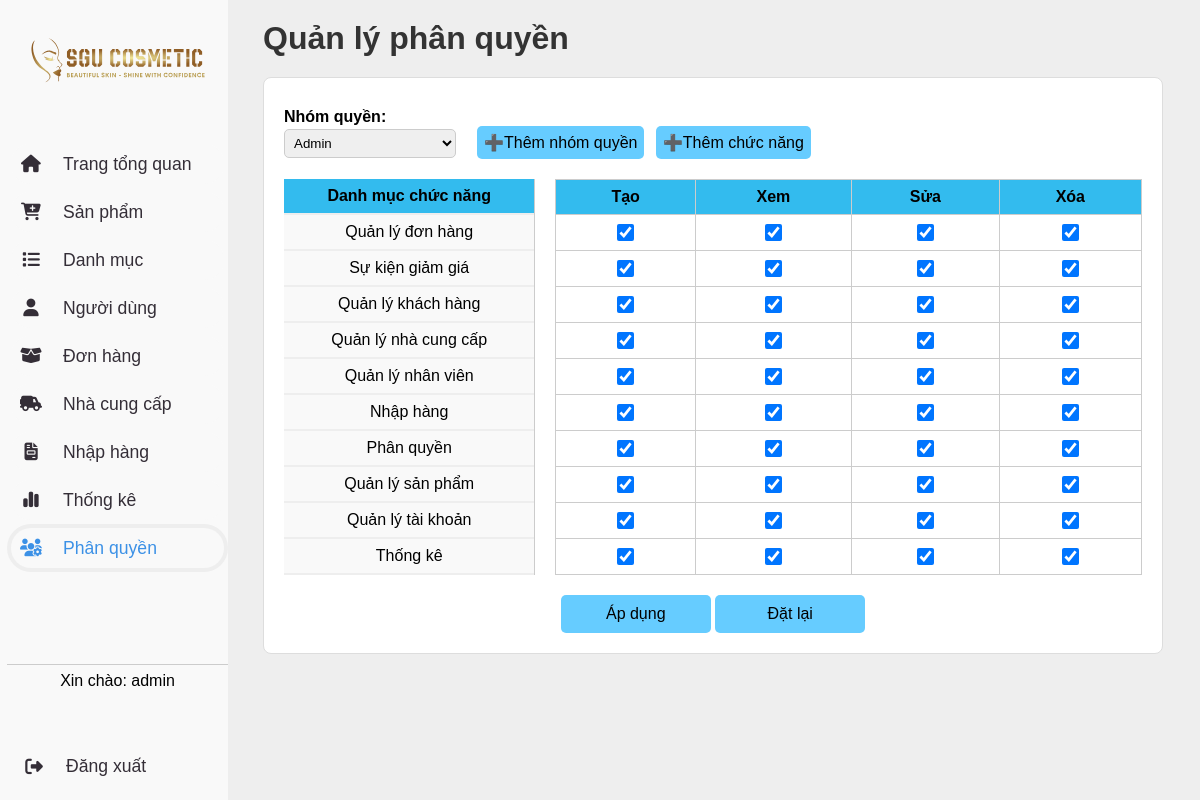
Before: /admin.php?page=phanquyen&role_id=1 (signed in) with the older database file.
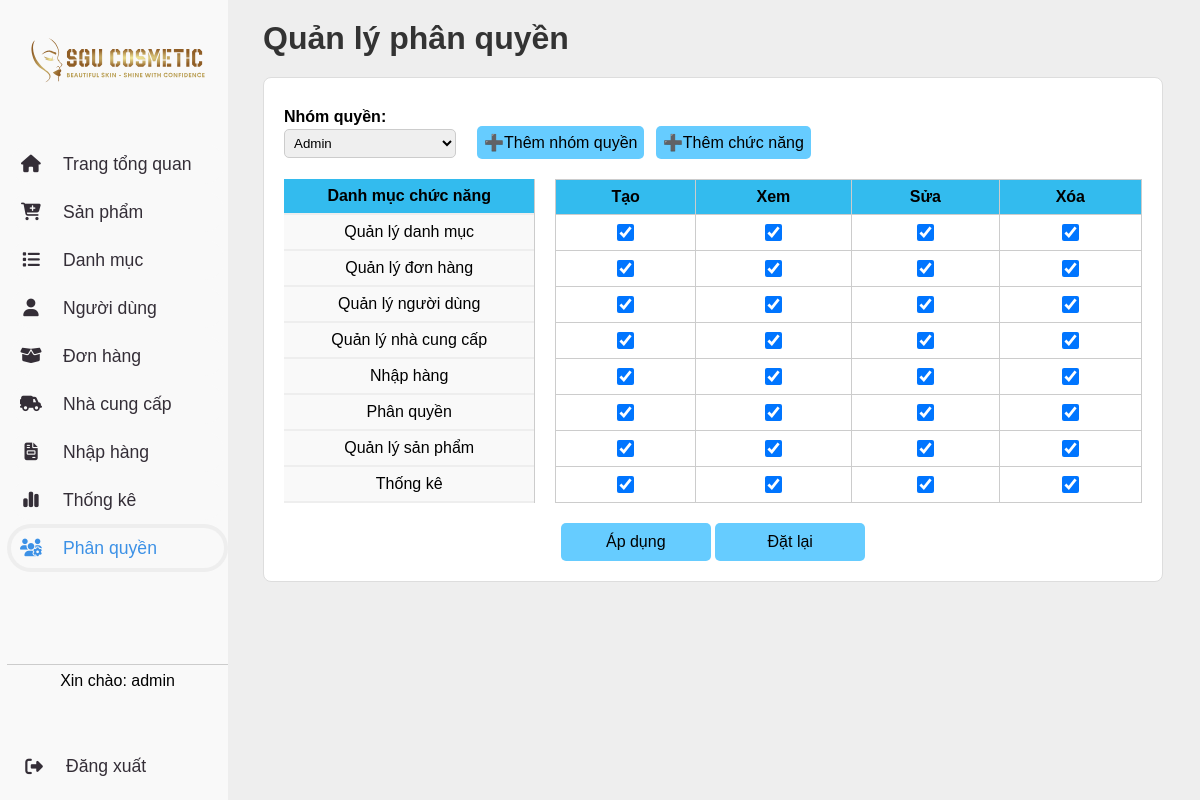
After: the same page with the newer database file.
### tables this page shows
CREATE TABLE `danhmucchucnang` (
    `function_id` VARCHAR(50) NOT NULL PRIMARY KEY,
    `function_name` VARCHAR(50) NOT NULL,
    `trangthai` INT NOT NULL  
);

### handles/PhanQuyenController.php (called while the page is built, shortened)
<?php
class PhanQuyenController
{
    public function roleList()
    {
        require_once('Model/NhomQuyenModel.php');
        require_once('Model/PhanQuyenModel.php');
        $nhomQuyenModel = new NhomQuyenModel();
        $nhomQuyen = $nhomQuyenModel->getNhomQuyen();
        $phanquyenModel = new PhanQuyenModel();
        $chucNang = $phanquyenModel->getDanhMucChucNang();
        $role_id = $_GET['role_id'] ?? 1;
        $chiTietQuyen = $phanquyenModel->getChiTietNhomQuyen($role_id);
        $quyenMap = [];
        foreach ($chiTietQuyen as $quyen) {
            $quyenMap[$quyen['function_id']][] = $quyen['action'];
        }
        include('view/PhanQuyenView.php');
    }
}
?>

### database/connect.php (called while the page is built, shortened)
<?php
class database
{
    private $host = "localhost";
    private $dbname = "webbanhang";
    private $username = "root";
    private $password = "";
    private $conn;
    public function __construct()
    {
        $this->conn = new mysqli($this->host, $this->username, $this->password, $this->dbname);
    }
    public function getConnection()
    {
        return $this->conn;
    }
}

### Model/NhomQuyenModel.php (called while the page is built, shortened)
<?php
require_once(__DIR__ . '/../database/connect.php');
class NhomQuyenModel
{
    private $conn;
    public function __construct()
    {
        $db = new database();
        $this->conn = $db->getConnection();
    }
    public function getNhomQuyen()
    {
        $sql = "SELECT * FROM  nhomquyen";
        $stmt = $this->conn->prepare($sql);
        $stmt->execute();
        $result = $stmt->get_result();
        $role_names = $result->fetch_all(MYSQLI_ASSOC);
        return $role_names;
    }
}
?>

### Model/PhanQuyenModel.php (called while the page is built, shortened)
<?php
require_once(__DIR__ . '/../database/connect.php');
class PhanQuyenModel
{
    private $conn;
    public function __construct()
    {
        $db = new database();
        $this->conn = $db->getConnection();
    }
    public function getDanhMucChucNang()
    {
        $sql = "SELECT * FROM danhmucchucnang";
        $stmt = $this->conn->prepare($sql);
        $stmt->execute();
        $result = $stmt->get_result();
        return $result->fetch_all(MYSQLI_ASSOC);
    }
    public function getChiTietNhomQuyen($role_id)
    {
        $sql = "SELECT function_id, action FROM chitietnhomquyen WHERE role_id = ?";
        $stmt = $this->conn->prepare($sql);
        $stmt->bind_param("i", $role_id);
        $stmt->execute();
        $result = $stmt->get_result();
        return $result->fetch_all(MYSQLI_ASSOC);
    }
}
?>

### view/PhanQuyenView.php (the view, shortened to what this page needs)
<main class="main-content">
    <header>
        <h1>Quản lý phân quyền</h1>
    </header>
    <section class="permission-management">
        <form id="permission-form">
            <div class="permission-header">
                <label for="nhom_quyen">Nhóm quyền:</label>
                <select name="nhom_quyen" id="nhom_quyen" onchange="window.location.href='admin.php?page=phanquyen&role_id=' + this.value;">
                    <?php foreach ($nhomQuyen as $nhom): ?>
                        <option value="<?= $nhom['role_id'] ?>" <?= ($nhom['role_id'] == $_GET['role_id']) ? 'selected' : '' ?>>
                            <?= $nhom['role_name'] ?>
                        </option>
                    <?php endforeach; ?>
                </select>
                <button type="submit" class="btn_role">➕Thêm nhóm quyền</button>
                <button type="submit" class="btn_role">➕Thêm chức năng</button>
            </div>
            <div class="permission-content">
                <div class="left-panel">
                    <div class="chuc-nang-item" style="background-color: #33bbee;font-weight: 600;">Danh mục chức năng</div>
                    <?php foreach ($chucNang as $chuc): ?>
                        <div class="chuc-nang-item"><?= $chuc['function_name'] ?></div>
                    <?php endforeach; ?>
                </div>
                <div class="right-panel">
                    <table class="permission-table">
                        <thead>
                            <tr>
                                <th>Tạo</th>
                                <th>Xem</th>
                                <th>Sửa</th>
                                <th>Xóa</th>
                            </tr>
                        </thead>
                        <tbody>
                            <?php foreach ($chucNang as $chuc): ?>
                                <?php
                                $actions = $quyenMap[$chuc['function_id']] ?? [];
                                ?>
                                <tr>
                                    <td><input type="checkbox" name="permissions[<?= $chuc['function_id'] ?>][create]" <?= in_array('create', $actions) ? 'checked' : '' ?>></td>
                                    <td><input type="checkbox" name="permissions[<?= $chuc['function_id'] ?>][read]" <?= in_array('read', $actions) ? 'checked' : '' ?>></td>
                                    <td><input type="checkbox" name="permissions[<?= $chuc['function_id'] ?>][update]" <?= in_array('update', $actions) ? 'checked' : '' ?>></td>
                                    <td><input type="checkbox" name="permissions[<?= $chuc['function_id'] ?>][delete]" <?= in_array('delete', $actions) ? 'checked' : '' ?>></td>
                                </tr>
                            <?php endforeach; ?>
                        </tbody>
                    </table>
                </div>
            </div>
            <div class="permission-submit">
                <button type="submit" class="apply-btn">Áp dụng</button>
                <button type="button" onclick="resetForm()" class="apply-btn">Đặt lại</button>
            </div>
        </form>
    </section>
</main>

### admin.php (shortened to what this page needs)
<html lang="en">
<head>
    <link rel="stylesheet" href="css/admin.css">
    <link rel="stylesheet" href="https://cdnjs.cloudflare.com/ajax/libs/font-awesome/6.5.1/css/all.min.css">
    <link rel="stylesheet" href="https://cdn.jsdelivr.net/npm/toastify-js/src/toastify.min.css">
</head>
<body>
    <div id="container">
        <div id="container-left">
            <div id="logo">
                <img src="imgs/logo3.svg" alt="logo">
            </div>
            <div id="menu">
                <ul>
                    <li class="active">
                        <a href="admin.php?page=admin_home">
                            <i class="fa-solid fa-house"></i>
                            <span class="text">Trang tổng quan</span>
                        </a>
                    </li>
                    <li>
                        <a href="admin.php?page=product">
                            <i class="fa-solid fa-cart-plus"></i>
                            <span class="text">Sản phẩm</span>
                        </a>
                    </li>
                    <li>
                        <a href="admin.php?page=category">
                            <i class="fa-solid fa-list"></i>
                            <span class="text">Danh mục</span>
                        </a>
                    </li>
                    <li>
                        <a href="admin.php?page=user">
                            <i class="fa-solid fa-user"></i>
                            <span class="text">Người dùng</span>
                        </a>
                    </li>
                    <li>
                        <a href="admin.php?page=order">
                            <i class="fa-solid fa-box-open"></i>
                            <span class="text">Đơn hàng</span>
                        </a>
                    </li>
                    <li>
                        <a href="admin.php?page=supplier">
                            <i class="fa-solid fa-truck-field"></i>
                            <span class="text">Nhà cung cấp</span>
                        </a>
                    </li>
                    <li>
                        <a href="admin.php?page=import">
                            <i class="fa-solid fa-file-invoice"></i>
                            <span class="text">Nhập hàng</span>
                        </a>
                    </li>
                    <li>
                        <a href="admin.php?page=thongke">
                            <i class="fa-solid fa-chart-simple"></i>
                            <span class="text">Thống kê</span>
                        </a>
                    </li>
                    <li>
                        <a href="admin.php?page=phanquyen&role_id=1">
                            <i class="fa-solid fa-users-gear"></i>
                            <span class="text">Phân quyền</span>
                        </a>
                    </li>
                </ul>
            </div>
            <div id="footer">
                <div id="admin-info">
                    <p>Xin chào: <span><?= $_SESSION['user']['username'] ?></span></p>
                </div>
                <div id="admin-logout">
                    <a href="view/admin/logout.php">
                        <i class="fa-solid fa-right-from-bracket"></i>
                        <span class="text">Đăng xuất</span>
                    </a>
                </div>
            </div>
        </div>
        <div id="container-right">
            <?php
            if (isset($_GET['page'])) {
                $page = $_GET['page'];
                if ($page == 'product') {
                    require_once('handles/FormProductController.php');
                    $formProductController = new FormProductController();
                    if (isset($_GET['action'])) {
                        $act = $_GET['action'];
                        switch ($act) {
                            case 'add':
                                $formProductController->addForm();
                                break;
                            case 'edit':
                                if (isset($_GET['id'])) {
                                    $id = $_GET['id'];
                                    $formProductController->updateForm($id);
                                }
                                break;
                            default:
                                break;
                        }
                    } else {
                        $formProductController->getAllProducts();
                    }
                } elseif ($page == 'category') {
                    include('category.php');
                } elseif ($page == 'order') {
                    require_once './handles/OrderController.php';
                    $OrderHistoryController = new OrderController();
                    $OrderHistoryController->getAllOrder();
                } elseif ($page == 'supplier') {
                    include('supplier.php');
                } elseif ($page == 'import') {
                    include('import.php');
                } elseif ($page == 'phanquyen') {
                    require_once('handles/PhanQuyenController.php');
                    $phanquyenController = new PhanQuyenController();
                    $phanquyenController->roleList();
                } else {
                    include('admin/home.php');
                }
            } else {
                include('admin/home.php');
            }
            ?>
        </div>
    </div>
</body>
</html>

### css/admin.css (style rules this page uses)
* { box-sizing: border-box; margin: 0; }
body { background-color: var(--grey); font-family: Arial, sans-serif; }
:root { --green: #098d1f; --blue: #3C91E6; --grey: #eee; --dark: #342E37; --light: #F9F9F9; }
#container { display: flex; width: 100%; height: 100%; }
#container-left { width: 19%; background-color: var(--light); padding-left: 7px; position: relative; height: 100vh; display: flex; flex-direction: column; }
#logo { width: 80%; text-align: center; height: 15%; margin: 0 auto; }
#logo img { height: 100%; width: 100%; }
#menu { width: 100%; flex-grow: 1; background: var(--light); margin-top: 20px; }
#menu ul { list-style-type: none; padding: 0; width: 100%; }
#menu ul li { padding: 4px; background: transparent; text-decoration: none; font-size: 1.1rem; border-radius: 48px; height: 48px; display: flex; align-items: center; overflow: hidden; }
#menu ul li.active { background: var(--grey); }
#menu ul li.active a { color: var(--blue); }
#menu ul li a { text-decoration: none; color: #333; width: 100%; height: 100%; display: flex; align-items: center; border-radius: 48px; color: var(--dark); background: var(--light); }
#menu ul li a .fa-solid { min-width: 40px; display: flex; justify-content: center; }
.text { margin-left: 12px; }
#footer { width: 100%; height: 17%; text-align: center; padding: 7px; border-top: 1px solid #ccc; margin-top: auto; display: flex; flex-direction: column; justify-content: space-between; }
#footer a { text-decoration: none; color: #333; width: 100%; margin-bottom: 1rem; display: flex; align-items: center; color: var(--dark); background: var(--light); overflow: hidden; font-size: 1.1rem; }
#footer a .fa-solid { min-width: 40px; display: flex; justify-content: center; }
#container-right { width: 80%; padding: 0px 5px 10px 15px; position: relative; }
label { display: block; margin-top: 10px; font-weight: bold; }

### view/PhanQuyenView.php (style rules this page uses)
.main-content { padding: 20px; font-family: Arial, sans-serif; }
.main-content header { display: flex; justify-content: space-between; align-items: center; margin-bottom: 20px; }
.main-content h1 { margin: 0; color: #333; }
.permission-management { border: 1px solid #ddd; background-color: #fff; padding: 20px; border-radius: 8px; }
#nhom_quyen { padding: 5px; border-radius: 5px; border: 1px solid #ccc; margin-right: 10px; width: 20%; }
.right-panel input[type="checkbox"] { width: 17px; height: 17px; cursor: pointer; }
.right-panel input[type="checkbox"]:checked { background-color: #66ccff; border: 2px solid #33bbee; }
.btn_role { background-color: #66ccff; border: none; padding: 7px; font-size: 16px; border-radius: 5px; cursor: pointer; transition: all 0.3s; margin-left: 7px; }
.permission-header { margin-bottom: 20px; }
.permission-header label { font-weight: bold; margin-right: 10px; }
.permission-content { display: flex; gap: 20px; }
.left-panel { width: 30%; background-color: #f9f9f9; border-right: 1px solid #ccc; }
.chuc-nang-item { padding: 8px 0; border-bottom: 2px solid #eee; text-align: center; }
.right-panel { width: 70%; background-color: #eee; border-radius: 5px; }
.permission-table { width: 100%; border-collapse: collapse; }
.permission-table th { border: 1px solid #ccc; padding: 8px; text-align: center; background-color: #33bbee; }
.permission-table td { border: 1px solid #ccc; padding: 9px; text-align: center; background-color: #fff; }
.permission-submit { text-align: center; margin-top: 20px; }
.apply-btn, .popup-content button { background-color: #66ccff; border: none; padding: 10px 30px; width: 150px; font-size: 16px; border-radius: 5px; cursor: pointer; transition: all 0.3s; }

Changed rows visible on the page:
removed danhmucchucnang: function_name "Sự kiện giảm giá", function_id "☑"
removed danhmucchucnang: function_name "Quản lý khách hàng", function_id "☑"
removed danhmucchucnang: function_name "Quản lý nhân viên", function_id "☑"
removed danhmucchucnang: function_name "Quản lý tài khoản", function_id "☑"
added danhmucchucnang: function_name "Quản lý danh mục", function_id "☑"
added danhmucchucnang: function_name "Quản lý người dùng", function_id "☑"
